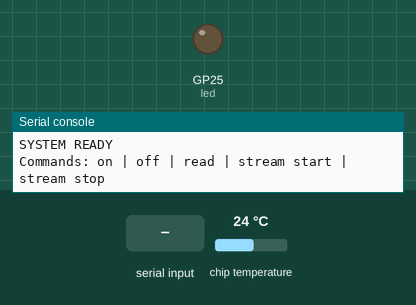
The program below on a simulated Raspberry Pi Pico running MicroPython. Shown: output pins drawn as LEDs (lit = HIGH), the last lines printed to the serial console. Inputs (shaded band) come from the test bench; at power-on: chip temperature 24 °C. Random numbers come from a fixed seed.

Above: at 1.2 s.
1.3 s: "on" typed at the serial console, then Enter
At 2.5 s:
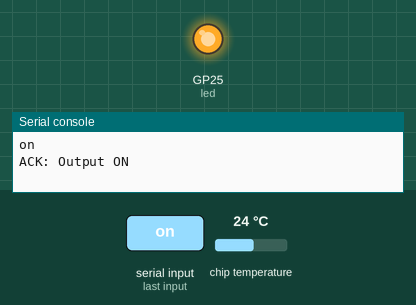
2.8 s: "off" typed at the serial console, then Enter
At 3.7 s:
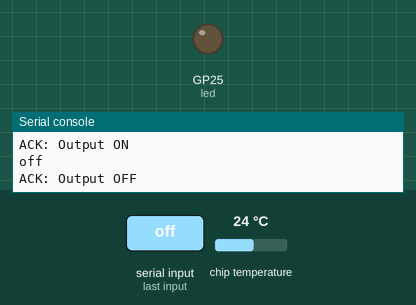
Timing chart, 0 to 5.8 s (numbered marks = the images above; inputs shaded):
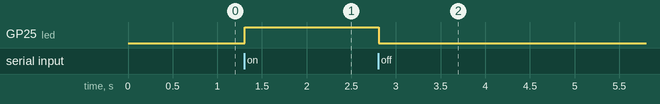

Measured:
- after the input at 1.3 s, GP25 (led): LOW → HIGH at once
- after the input at 2.8 s, GP25 (led): HIGH → LOW at once

The program:

main.py
```python
"""
Generic USB Command & Streaming Interface (MicroPython)

Supported boards:
- Raspberry Pi Pico
- Raspberry Pi Pico W
- Raspberry Pi Pico 2 W
- RP2040 reference boards (e.g. Rhodium)

Features:
- USB (CDC) command interface
- LED / actuator control
- Single-shot sensor read
- Periodic data streaming
- Non-blocking input handling
"""

import sys
import select
import machine
import time
import random

# -------------------------------------------------
# HARDWARE CONFIGURATION (GENERIC)
# -------------------------------------------------

# Onboard LED (Pico / Pico W / Pico 2 W compatible)
try:
    led = machine.Pin("LED", machine.Pin.OUT)
except Exception:
    # Fallback for custom boards
    led = machine.Pin(25, machine.Pin.OUT)

# Internal temperature sensor (RP2040 ADC4)
adc_temp = machine.ADC(4)

# -------------------------------------------------
# APPLICATION VARIABLES
# -------------------------------------------------
stream_mode = False
last_stream_time = 0
stream_interval = 1000   # ms (1 second)

# -------------------------------------------------
# USB (CDC) INPUT SETUP
# -------------------------------------------------
poll_obj = select.poll()
poll_obj.register(sys.stdin, select.POLLIN)

# -------------------------------------------------
# HELPER FUNCTIONS
# -------------------------------------------------
def get_cpu_temp():
    """
    Read RP2040 internal temperature sensor.
    Valid on Pico / Pico W / Pico 2 W.
    """
    reading = adc_temp.read_u16() * (3.3 / 65535)
    temperature = 27 - (reading - 0.706) / 0.001721
    return round(temperature, 2)

def get_simulated_light():
    """
    Simulated sensor value (replace with real ADC later).
    """
    return random.randint(200, 800)

def process_command(command):
    """
    Process incoming USB commands.
    """
    global stream_mode, stream_interval
    cmd = command.lower().strip()
    if not cmd:
        return

    if cmd == "on":
        led.value(1)
        print("ACK: Output ON")

    elif cmd == "off":
        led.value(0)
        print("ACK: Output OFF")

    elif cmd == "read":
        t = get_cpu_temp()
        l = get_simulated_light()
        print(f"DATA: {{'temp': {t}, 'light': {l}}}")

    elif cmd == "stream start":
        stream_mode = True
        print("ACK: Streaming Started")

    elif cmd == "stream stop":
        stream_mode = False
        print("ACK: Streaming Stopped")

    else:
        print(f"ERROR: Unknown command '{cmd}'")

# -------------------------------------------------
# SYSTEM READY
# -------------------------------------------------
print("SYSTEM READY")
print("Commands: on | off | read | stream start | stream stop")

# -------------------------------------------------
# MAIN LOOP
# -------------------------------------------------
while True:

    # 1️⃣ Non-blocking USB command handling
    if poll_obj.poll(0):
        line = sys.stdin.readline()
        if line:
            process_command(line)

    # 2️⃣ Background streaming task
    if stream_mode:
        now = time.ticks_ms()
        if time.ticks_diff(now, last_stream_time) > stream_interval:
            t = get_cpu_temp()
            l = get_simulated_light()
            print(f"STREAM: {{'temp': {t}, 'light': {l}, 'output': {led.value()}}}")
            last_stream_time = now

    # 3️⃣ Safety / autonomous logic
    if get_cpu_temp() > 50:
        led.value(0)  # Emergency shutdown example

    time.sleep(0.01)
```
